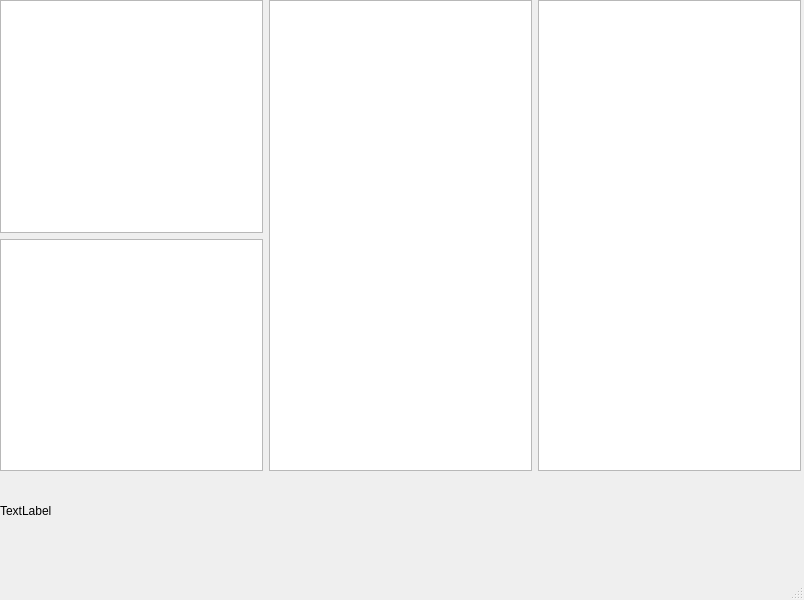
<?xml version="1.0" encoding="UTF-8"?>
<ui version="4.0">
 <class>MainWindow</class>
 <widget class="QMainWindow" name="MainWindow">
  <property name="geometry">
   <rect>
    <x>0</x>
    <y>0</y>
    <width>804</width>
    <height>600</height>
   </rect>
  </property>
  <property name="windowTitle">
   <string>MainWindow</string>
  </property>
  <widget class="QWidget" name="centralwidget">
   <widget class="QWidget" name="verticalLayoutWidget">
    <property name="geometry">
     <rect>
      <x>0</x>
      <y>470</y>
      <width>801</width>
      <height>81</height>
     </rect>
    </property>
    <layout class="QVBoxLayout" name="verticalLayout">
     <item>
      <layout class="QHBoxLayout" name="horizontalLayout_7">
       <item>
        <widget class="QLabel" name="label">
         <property name="text">
          <string>TextLabel</string>
         </property>
        </widget>
       </item>
      </layout>
     </item>
    </layout>
   </widget>
   <widget class="QWidget" name="horizontalLayoutWidget">
    <property name="geometry">
     <rect>
      <x>0</x>
      <y>0</y>
      <width>801</width>
      <height>471</height>
     </rect>
    </property>
    <layout class="QHBoxLayout" name="horizontalLayout">
     <item>
      <layout class="QVBoxLayout" name="verticalLayout_2">
       <item>
        <widget class="QListView" name="listView"/>
       </item>
       <item>
        <widget class="QListView" name="listView_2"/>
       </item>
      </layout>
     </item>
     <item>
      <layout class="QVBoxLayout" name="verticalLayout_3">
       <item>
        <widget class="QListView" name="listView_4"/>
       </item>
      </layout>
     </item>
     <item>
      <layout class="QHBoxLayout" name="horizontalLayout_2">
       <item>
        <layout class="QGridLayout" name="gridLayout">
         <item row="0" column="0">
          <widget class="QListView" name="listView_3"/>
         </item>
        </layout>
       </item>
      </layout>
     </item>
    </layout>
   </widget>
  </widget>
  <widget class="QMenuBar" name="menubar">
   <property name="geometry">
    <rect>
     <x>0</x>
     <y>0</y>
     <width>804</width>
     <height>21</height>
    </rect>
   </property>
  </widget>
  <widget class="QStatusBar" name="statusbar"/>
 </widget>
 <resources/>
 <connections/>
</ui>
